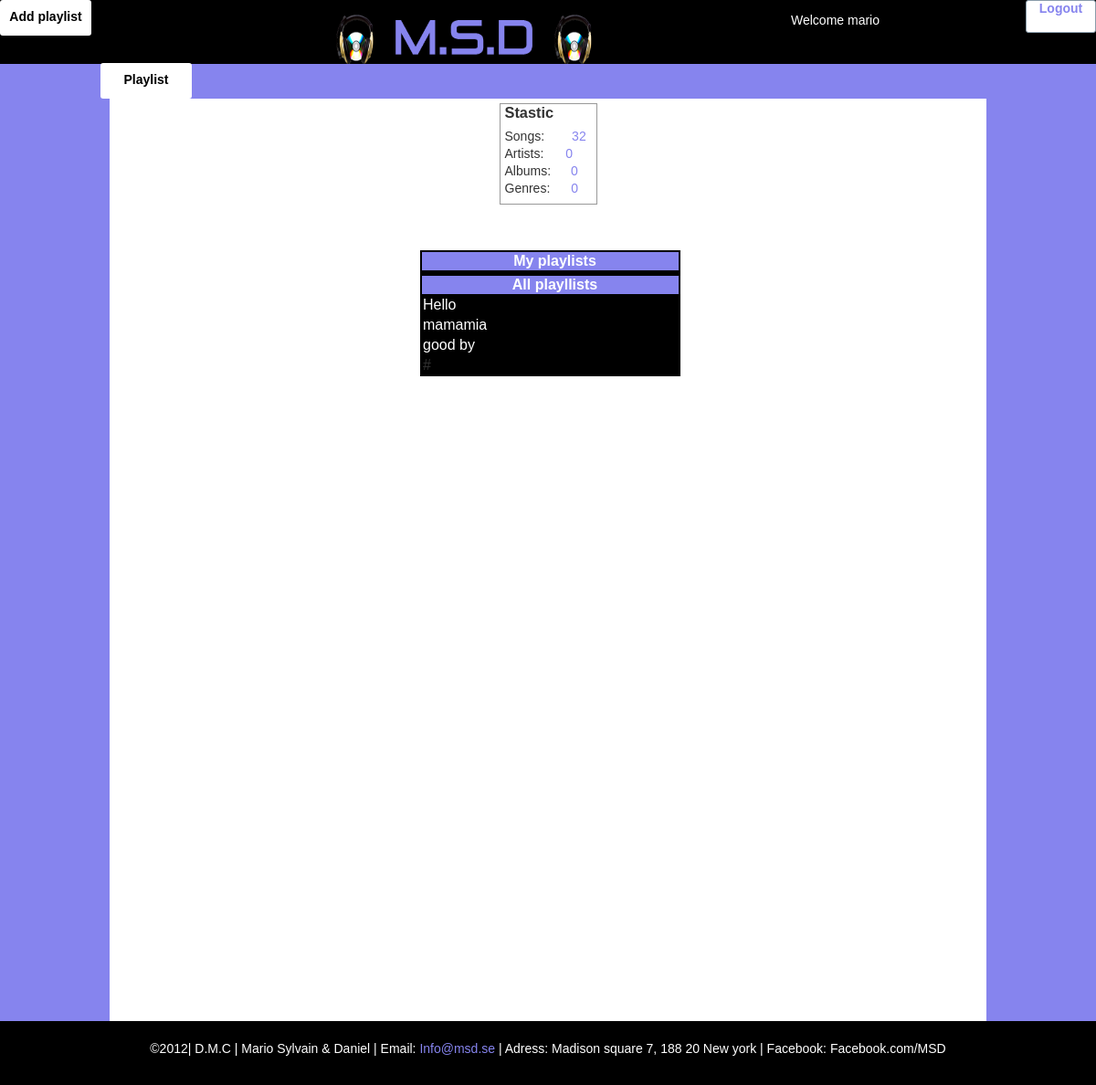
The page /playlists.php (signed in) on the database as committed earlier.
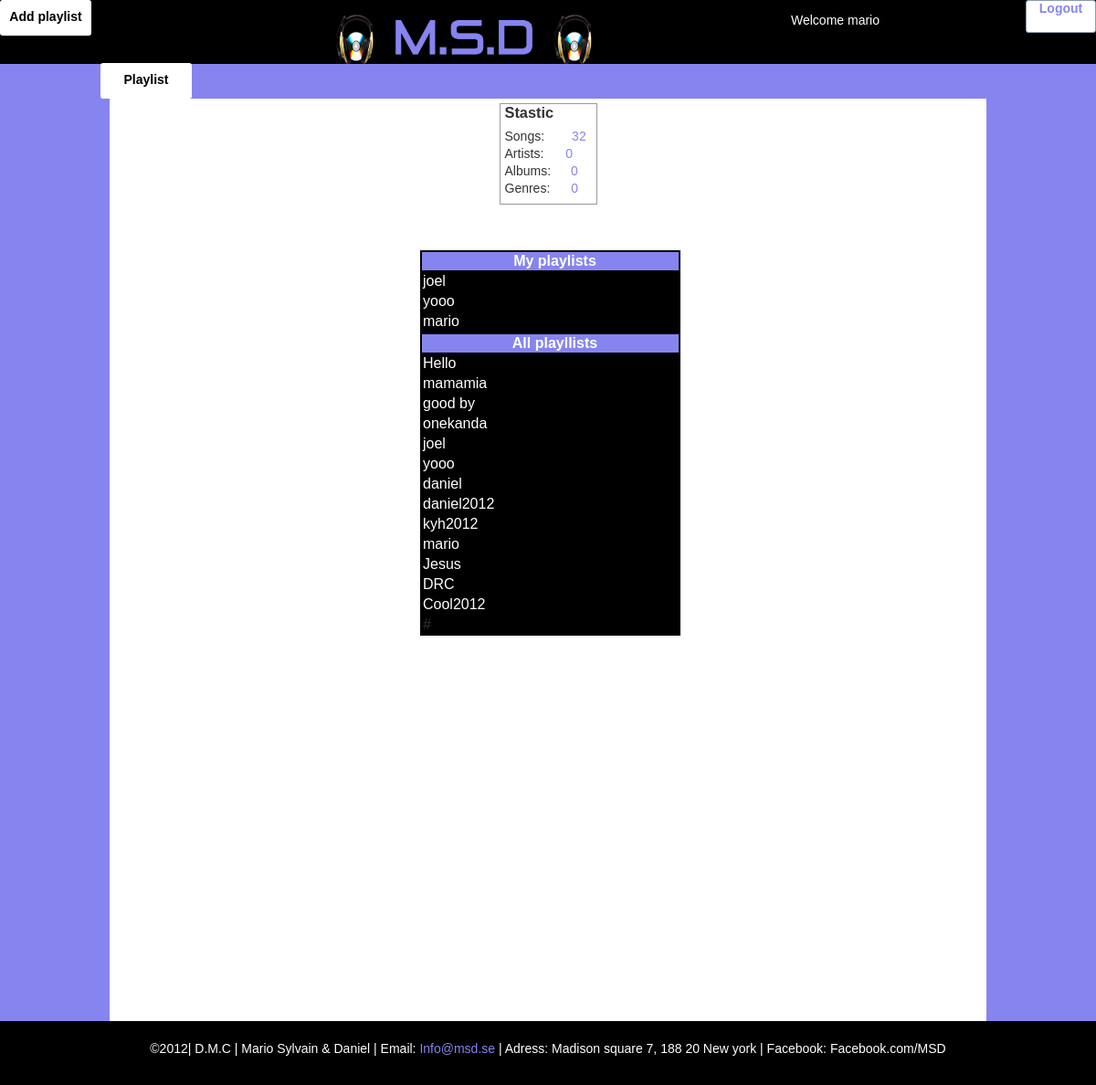
The same page on the database as committed later.
### tables this page shows
CREATE TABLE IF NOT EXISTS `playlists` (
  `id` int(11) NOT NULL AUTO_INCREMENT,
  `name` varchar(50) NOT NULL,
  `users_id` int(11) NOT NULL,
  PRIMARY KEY (`id`)
);

### public/playlists.php (the view, shortened to what this page needs)
<?php
if(isset($_SESSION['user'])){
			$userid = $_SESSION['id'];
		    $mysqli = new mysqli('localhost', 'root', '', 'msd_project');
			$query = "SELECT playlists.name , users.user from playlists
						LEFT JOIN users ON users.id = playlists.users_id
						WHERE users_id = $userid";
			$stmt = $mysqli->prepare($query);
			$stmt->bind_result($name, $userid);
			$stmt->execute();
			$stmt->fetch();
			print "<p class='welcome'>Welcome ". $_SESSION['user']."</p> ";
}
?>
<?php include('includes/header.php');?>
	<body>
		<div id="top">
			<a href="logout.php" id="logout">Logout</a>
			<?php include('includes/logo.php');?>
			<div id="links">
			<?php include('links.php');?>
			</div>
			</div>
		<div id="wrapper">
			<div id="stastic">
				<?php include('includes/statistic.php');?>
			</div>
			<div id="add-playlist-containder">
						<table id="playlist-table">
						<tbody>
								<th  class="add-playlist-containder">My playlists</th>
								<tr>
							<?php while($stmt->fetch())
									{
									?>
								<td style="color:#fff;"> <?php echo $name.'<br />'; ?></td>
								</tr>
								<?php  } 	?>
								<th  class="add-playlist-containder">All playllists</th>
							<tr>
								  <?php
									  $mysqli = new mysqli('localhost', 'root', '', 'msd_project');
									   $queryall = "SELECT playlists.name , users.user from playlists
													LEFT JOIN users ON users.id = playlists.users_id
													WHERE users_id ";
										$stmt1 = $mysqli->prepare($queryall);
										$stmt1->bind_result($allname, $alluserid);
										$stmt1->execute();
										$stmt1->fetch();
									?>
									<?php while($stmt1->fetch())
									{
									?>
								<td style="color:#fff;"> <?php echo $allname.'<br />'; ?></td>
								</tr>
								<?php  } 	?>
									<tr>
								<td>#</td>
								</tr>
						</tbody>
					</table>
                </div>
		</div>
		<div id="footer">
			  <?php require('includes/footer.php')?>
		</div>
	</body>
</html>

### public/includes/header.php (shortened to what this page needs)
<!DOCTYPE html PUBLIC "-//W3C//DTD XHTML 1.0 Transitional//EN" "http://www.w3.org/TR/xhtml1/DTD/xhtml1-transitional.dtd">
	<head>
		<link rel="stylesheet" type="text/css" href="./css/style.css">
	</head>

### public/includes/logo.php
<div id ="logo"><a href="index.php"><img src="img/header-bg.png"></a></div>

### public/links.php
<div class="link-addplaylist"><a href="add-playlist.php">Add playlist</a></div>
 <div class="link-playlist"><a href="playlists.php">Playlist</a></div>

### public/includes/statistic.php (shortened to what this page needs)
<?php
$connection = new mysqli('localhost', 'root', '', 'msd_project');
$queryasong = "SELECT count(song) from songs ";
$stmt1 = $connection->prepare($queryasong);
$stmt1->bind_result($numbersong);
$stmt1->execute();
if($stmt1->fetch())
		{
?>
<h3>Stastic</h3>
				<p class="statistic-text">Songs:<span class="stastic-number-songs"><?php echo $numbersong; ?></span></p>
<?php }?>
				<p class="statistic-text">Artists:<span class="stastic-number-artists">0</span></p>
				<p class="statistic-text">Albums:<span class="stastic-number-albums">0</span></p>
				<p class="statistic-text">Genres:<span class="stastic-number-genres">0</span></p>

### public/includes/footer.php
<p>
&copy;2012| D.M.C | Mario Sylvain & Daniel | Email: <a href="mario.onekanda@hotmail.com">Info@msd.se</a> | Adress: Madison square 7, 188 20 New york | Facebook: <href="#">Facebook.com/MSD</a>
</p>

### public/css/style.css (style rules this page uses)
body { font-family: trebuchet MS,verdana, Geneva, Arial, Helvetica, sans-serif; width: auto; height: auto; font-size: 14px; color: #333; margin: 0px; padding: 0px; background: #8684ee; }
a { color: #8684ee; text-decoration: none; }
#top { width: 100%; height: 70px; margin: 0 auto; padding: 0px; background: #000; background-position: center; display: block; color: #fff; }
#logo { background: #000; float: right; height: 62px; height: 62px; margin: 7px 358px 0 0; padding: 0; width: 504px; }
#logo img { background: black; background-position: center; height: 56px; margin: 7px 358px 0 0; padding: 0; width: 504px; color: green; }
.welcome { color: #fff; position: absolute; right: 237px; }
#logout { background: none repeat scroll 0 0 #FFFFFF; border: 1px solid #899CAA; border-radius: 3px 3px 3px 3px; cursor: pointer; display: inline-block; float: right; height: 26px; position: relative; text-align: center; width: 75px; z-index: 30; text-shadow: 1px 1px #FFFFFF; font-weight: bold; height: 34px; text-shadow: 1px 1px #FFFFFF; }
#links { width: 410px; height: auto; background: red; }
.link-addplaylist { border-radius: 3px 3px 3px 3px; background: #fff; float: left; height: 19px; padding: 10px; width: 80px; text-align: center; font-weight: bold; text-shadow: 1px 1px #FFFFFF; }
.link-addplaylist a { color: #000; }
.link-playlist { background: #fff; border-radius: 3px 3px 3px 3px; float: right; height: 19px; padding: 10px; width: 80px; margin-right: 200px; text-align: center; font-weight: bold; text-shadow: 1px 1px #FFFFFF; }
.link-playlist a { color: #000; }
#wrapper { width: 950px; height: 1000px; margin: 0 auto; padding: 5px; background: #fff; overflow: hidden; }
#stastic { width: 100px; height: auto; border: 1px solid #999; margin: 0 auto; padding-left: 5px; position: relative; }
#stastic h3 { margin-top: 0px; margin-bottom: 8px; }
.statistic-text { padding-top: 0px; line-height: 5px; }
.stastic-number-songs, .stastic-number-artists,.stastic-number-albums, .stastic-number-genres { color: #8684ee; }
.stastic-number-songs { padding-left: 30px; }
.stastic-number-artists { padding-left: 24px; }
.stastic-number-albums { padding-left: 22px; }
.stastic-number-genres { padding-left: 23px; }
#add-playlist-containder { background: none repeat scroll 0 0 #000000; color: #FFFFFF; display: block; float: left; height: auto; margin: 50px 0 0 335px; overflow: hidden; padding: 0; width: 285px; }
.add-playlist-containder { width: 300px; height: 20px; background: #8684ee; padding: 0px 0px 0px 10px; margin-top: 0px; color: #fff; }
#footer { width: 100%; height: 70px; margin: 0 auto; padding: 0; display: block; background: #000; }
#footer p { color: #fff; text-align: center; line-height: 60px; padding: 0; margin: 0; clear: both; }

Rows that differ between the two databases and show on the page:
added playlists: name "joel"
added playlists: name "yooo"
added playlists: name "mario"
added playlists: name "onekanda"
added playlists: name "daniel"
added playlists: name "daniel2012"
added playlists: name "kyh2012"
added playlists: name "Jesus"
added playlists: name "DRC"
added playlists: name "Cool2012"
